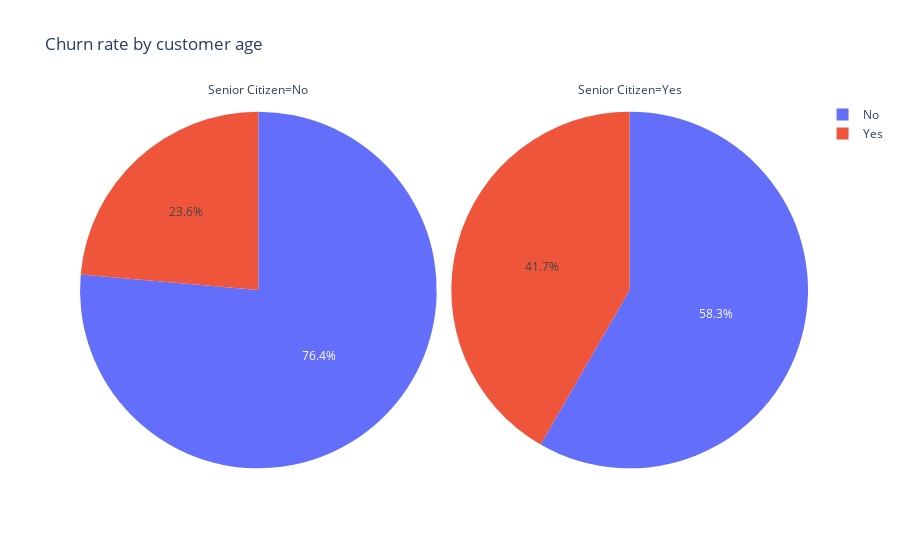

Write notebook code for a chart like this one.
### Markdown cell above
### 2.2 Demographic Analysis: Senior Citizen

### Code cell
fig = px.pie(df.groupby(['Senior Citizen','Churn Label'])['CustomerID'].count().reset_index(), 
            values='CustomerID', 
            names='Churn Label',
            facet_col = 'Senior Citizen',
            color = 'Churn Label',
            title = 'Churn rate by customer age')

fig.show()

### Figure 1 — Plotly figure (JSON) as saved in the notebook; plotly's stock layout.template omitted (floating-point values rounded to 4 significant figures)
{"data": [{"customdata": [["No"], ["Yes"]], "domain": {"x": [0, 0.49], "y": [0, 1]}, "hovertemplate": "Senior Citizen=No<br>Churn Label=%{customdata[0]}<br>CustomerID=%{value}<extra></extra>", "labels": ["No", "Yes"], "legendgroup": "", "marker": {"colors": ["#636efa", "#EF553B"]}, "name": "", "showlegend": true, "type": "pie", "values": [4508, 1393]}, {"customdata": [["No"], ["Yes"]], "domain": {"x": [0.51, 1], "y": [0, 1]}, "hovertemplate": "Senior Citizen=Yes<br>Churn Label=%{customdata[0]}<br>CustomerID=%{value}<extra></extra>", "labels": ["No", "Yes"], "legendgroup": "", "marker": {"colors": ["#636efa", "#EF553B"]}, "name": "", "showlegend": true, "type": "pie", "values": [666, 476]}], "layout": {"annotations": [{"font": {}, "showarrow": false, "text": "Senior Citizen=No", "x": 0.245, "xanchor": "center", "xref": "paper", "y": 1, "yanchor": "bottom", "yref": "paper"}, {"font": {}, "showarrow": false, "text": "Senior Citizen=Yes", "x": 0.755, "xanchor": "center", "xref": "paper", "y": 1, "yanchor": "bottom", "yref": "paper"}], "legend": {"tracegroupgap": 0}, "title": {"text": "Churn rate by customer age"}}}
